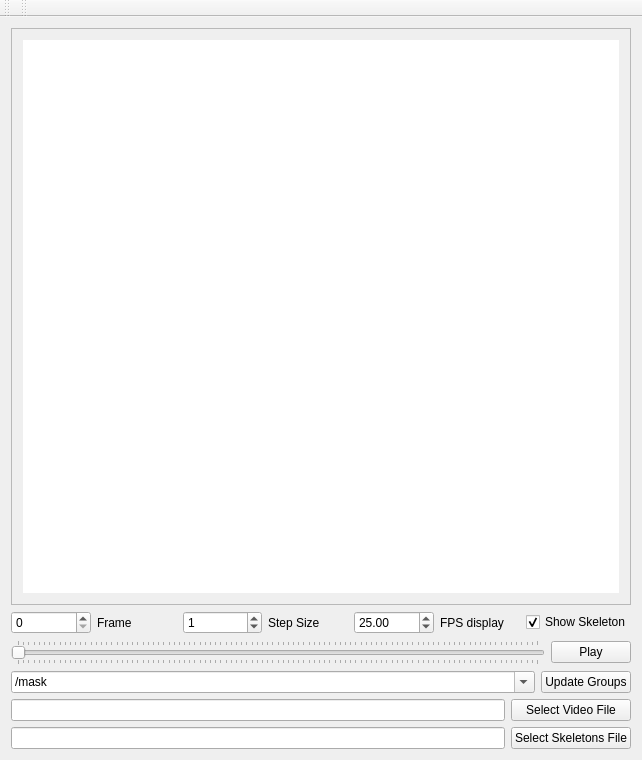
<?xml version="1.0" encoding="UTF-8"?>
<ui version="4.0">
 <class>ImageViewer</class>
 <widget class="QMainWindow" name="ImageViewer">
  <property name="geometry">
   <rect>
    <x>0</x>
    <y>0</y>
    <width>642</width>
    <height>760</height>
   </rect>
  </property>
  <property name="windowTitle">
   <string>ImageViewer</string>
  </property>
  <widget class="QWidget" name="centralWidget">
   <property name="enabled">
    <bool>true</bool>
   </property>
   <layout class="QVBoxLayout" name="verticalLayout_2">
    <item>
     <layout class="QVBoxLayout" name="verticalLayout">
      <item>
       <widget class="QScrollArea" name="scrollArea">
        <property name="frameShadow">
         <enum>QFrame::Sunken</enum>
        </property>
        <property name="widgetResizable">
         <bool>true</bool>
        </property>
        <widget class="QWidget" name="scrollAreaWidgetContents">
         <property name="geometry">
          <rect>
           <x>0</x>
           <y>0</y>
           <width>614</width>
           <height>485</height>
          </rect>
         </property>
         <layout class="QVBoxLayout" name="verticalLayout_3">
          <item>
           <widget class="QGraphicsView" name="mainGraphicsView">
            <property name="frameShape">
             <enum>QFrame::NoFrame</enum>
            </property>
            <property name="verticalScrollBarPolicy">
             <enum>Qt::ScrollBarAlwaysOff</enum>
            </property>
            <property name="horizontalScrollBarPolicy">
             <enum>Qt::ScrollBarAsNeeded</enum>
            </property>
            <property name="dragMode">
             <enum>QGraphicsView::ScrollHandDrag</enum>
            </property>
            <property name="transformationAnchor">
             <enum>QGraphicsView::AnchorUnderMouse</enum>
            </property>
            <property name="resizeAnchor">
             <enum>QGraphicsView::AnchorUnderMouse</enum>
            </property>
           </widget>
          </item>
         </layout>
        </widget>
       </widget>
      </item>
      <item>
       <layout class="QHBoxLayout" name="horizontalLayout_3">
        <item>
         <widget class="QSpinBox" name="spinBox_frame">
          <property name="maximum">
           <number>999999999</number>
          </property>
         </widget>
        </item>
        <item>
         <widget class="QLabel" name="label_frame">
          <property name="text">
           <string>Frame</string>
          </property>
         </widget>
        </item>
        <item>
         <widget class="QSpinBox" name="spinBox_step">
          <property name="maximum">
           <number>999999999</number>
          </property>
          <property name="value">
           <number>1</number>
          </property>
         </widget>
        </item>
        <item>
         <widget class="QLabel" name="label_step">
          <property name="text">
           <string>Step Size</string>
          </property>
         </widget>
        </item>
        <item>
         <widget class="QDoubleSpinBox" name="doubleSpinBox_fps">
          <property name="maximum">
           <double>100.000000000000000</double>
          </property>
          <property name="value">
           <double>25.000000000000000</double>
          </property>
         </widget>
        </item>
        <item>
         <widget class="QLabel" name="label_fps">
          <property name="text">
           <string>FPS display</string>
          </property>
         </widget>
        </item>
        <item>
         <widget class="QCheckBox" name="checkBox_showLabel">
          <property name="text">
           <string>Show Skeleton</string>
          </property>
          <property name="checked">
           <bool>true</bool>
          </property>
         </widget>
        </item>
       </layout>
      </item>
      <item>
       <layout class="QHBoxLayout" name="horizontalLayout_2">
        <item>
         <widget class="QSlider" name="imageSlider">
          <property name="cursor">
           <cursorShape>OpenHandCursor</cursorShape>
          </property>
          <property name="mouseTracking">
           <bool>true</bool>
          </property>
          <property name="autoFillBackground">
           <bool>false</bool>
          </property>
          <property name="maximum">
           <number>100</number>
          </property>
          <property name="orientation">
           <enum>Qt::Horizontal</enum>
          </property>
          <property name="invertedAppearance">
           <bool>false</bool>
          </property>
          <property name="invertedControls">
           <bool>false</bool>
          </property>
          <property name="tickPosition">
           <enum>QSlider::TicksBothSides</enum>
          </property>
         </widget>
        </item>
        <item>
         <widget class="QPushButton" name="playButton">
          <property name="text">
           <string>Play</string>
          </property>
          <property name="checkable">
           <bool>false</bool>
          </property>
         </widget>
        </item>
       </layout>
      </item>
      <item>
       <layout class="QHBoxLayout" name="horizontalLayout_4">
        <item>
         <widget class="QComboBox" name="comboBox_h5path">
          <property name="editable">
           <bool>true</bool>
          </property>
          <item>
           <property name="text">
            <string>/mask</string>
           </property>
          </item>
          <item>
           <property name="text">
            <string>/full_data</string>
           </property>
          </item>
         </widget>
        </item>
        <item>
         <widget class="QPushButton" name="pushButton_h5groups">
          <property name="sizePolicy">
           <sizepolicy hsizetype="Maximum" vsizetype="Fixed">
            <horstretch>0</horstretch>
            <verstretch>0</verstretch>
           </sizepolicy>
          </property>
          <property name="text">
           <string>Update Groups</string>
          </property>
         </widget>
        </item>
       </layout>
      </item>
      <item>
       <layout class="QGridLayout" name="gridLayout">
        <item row="2" column="0">
         <widget class="QLineEdit" name="lineEdit_video">
          <property name="text">
           <string/>
          </property>
         </widget>
        </item>
        <item row="2" column="1">
         <widget class="QPushButton" name="pushButton_video">
          <property name="text">
           <string>Select Video File</string>
          </property>
         </widget>
        </item>
        <item row="3" column="1">
         <widget class="QPushButton" name="pushButton_skel">
          <property name="text">
           <string>Select Skeletons File</string>
          </property>
         </widget>
        </item>
        <item row="3" column="0">
         <widget class="QLineEdit" name="lineEdit_skel"/>
        </item>
       </layout>
      </item>
     </layout>
    </item>
   </layout>
  </widget>
  <widget class="QMenuBar" name="menuBar">
   <property name="geometry">
    <rect>
     <x>0</x>
     <y>0</y>
     <width>642</width>
     <height>22</height>
    </rect>
   </property>
  </widget>
  <widget class="QToolBar" name="mainToolBar">
   <attribute name="toolBarArea">
    <enum>TopToolBarArea</enum>
   </attribute>
   <attribute name="toolBarBreak">
    <bool>false</bool>
   </attribute>
  </widget>
  <widget class="QToolBar" name="toolBar">
   <property name="windowTitle">
    <string>toolBar</string>
   </property>
   <attribute name="toolBarArea">
    <enum>TopToolBarArea</enum>
   </attribute>
   <attribute name="toolBarBreak">
    <bool>false</bool>
   </attribute>
  </widget>
 </widget>
 <layoutdefault spacing="6" margin="11"/>
 <resources/>
 <connections/>
</ui>
